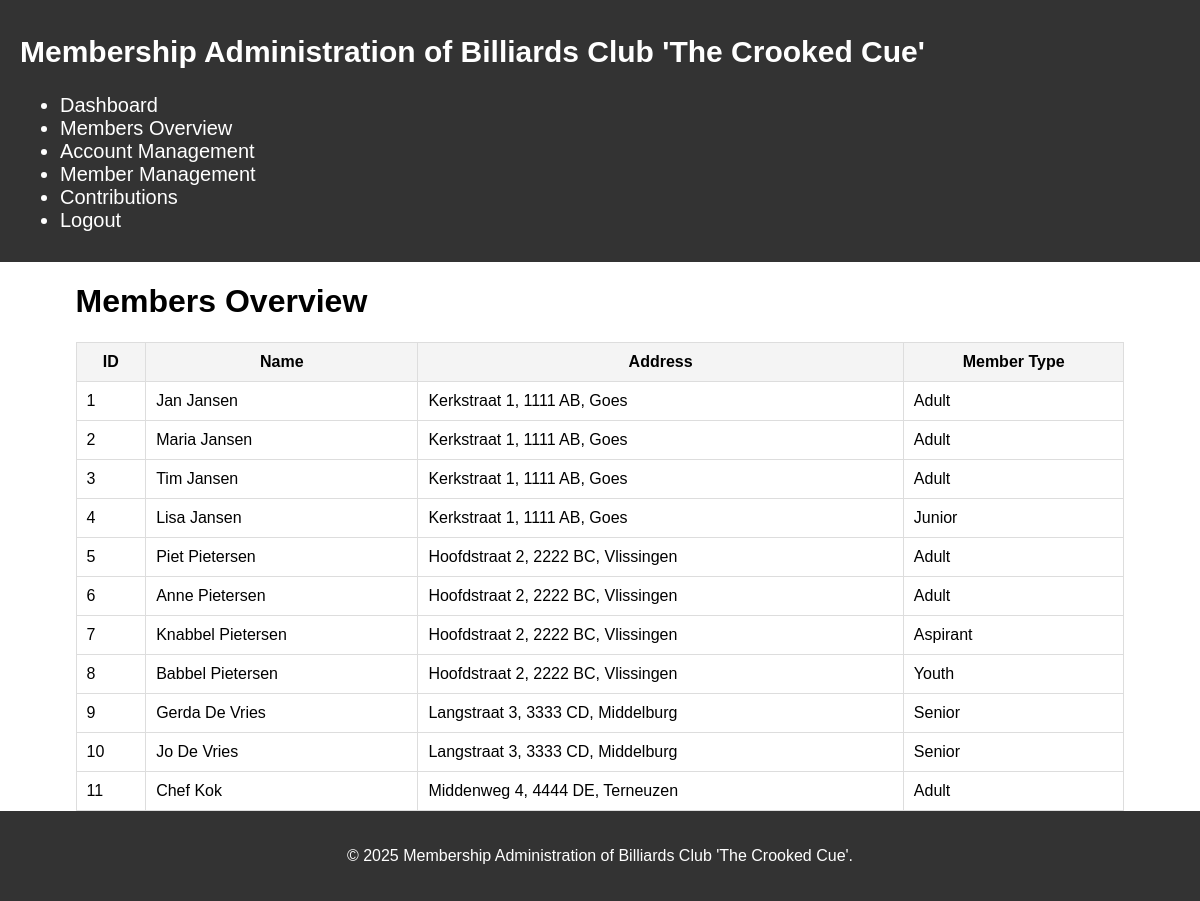
The page /index.php?page=members_overview (signed in) on the database its author committed.
### tables this page shows
CREATE TABLE `family_members` (
  `id` int NOT NULL,
  `family_id` int DEFAULT NULL,
  `name` varchar(255) NOT NULL,
  `dob` date NOT NULL,
  `member_type_id` int DEFAULT NULL
);

CREATE TABLE `families` (
  `id` int NOT NULL,
  `name` varchar(255) NOT NULL,
  `address` varchar(255) NOT NULL
);

CREATE TABLE `member_types` (
  `id` int NOT NULL,
  `member_type` varchar(255) NOT NULL,
  `age_from` int NOT NULL,
  `age_till` int NOT NULL,
  `discount` int NOT NULL
);

### Controllers/MembersController.php (called while the page is built, shortened)
<?php
require_once dirname(__DIR__) . '/Models/MembersModel.php';
class MembersController {
    private $membersModel;
    public function __construct() {
        $db = new Database();
        $this->membersModel = new MembersModel($db);
    }
    public function showMembersOverview() {
        try {
            $members = $this->membersModel->getAllMembers();
            include_once __DIR__ . '/../views/members_overview.php';
        } catch (Exception $e) {
            echo "An error occurred while retrieving the members: " . $e->getMessage();
        }
    }
}
?>

### Models/MembersModel.php (called while the page is built, shortened)
<?php
class MembersModel {
    private $db;
    public function __construct($db) {
        $this->db = $db;
    }
    public function getAllMembers() {
        try {
            $sql = "SELECT fm.id, fm.name, fa.address, mt.member_type
            FROM family_members fm
            INNER JOIN families fa ON fm.family_id = fa.id
            INNER JOIN member_types mt ON fm.member_type_id = mt.id
            ORDER BY fm.id ASC";
            $conn = $this->db->connect();
            $stmt = $conn->prepare($sql);
            $stmt->execute();
            $members = $stmt->fetchAll(PDO::FETCH_ASSOC);
            return $members;
        } catch (PDOException $e) {
            throw new Exception("Database error: " . $e->getMessage());
        }
    }
}

### Views/members_overview.php (the view, shortened to what this page needs)
<?php
include('header.php'); ?>
<link rel="stylesheet" href="../css/global.css">
<h1>Members Overview</h1>
<table>
    <thead>
        <tr>
            <th>ID</th>
            <th>Name</th>
            <th>Address</th>
            <th>Member Type</th>
        </tr>
    </thead>
    <tbody>
        <?php if (isset($members) && !empty($members)): ?>
            <?php foreach ($members as $member): ?>
                <tr>
                    <td><?php echo htmlspecialchars($member['id']); ?></td>
                    <td><?php echo htmlspecialchars($member['name']); ?></td>
                    <td><?php echo htmlspecialchars($member['address']); ?></td>
                    <td><?php echo htmlspecialchars($member['member_type']); ?></td>
                </tr>
            <?php endforeach; ?>
        <?php endif; ?>
    </tbody>
</table>
<?php include('footer.php'); ?>

### CSS/global.css (style rules this page uses)
html, body { height: 100%; margin: 0; padding: 0; }
body { display: flex; flex-direction: column; font-family: Arial, sans-serif; }
table { width: 100%; border-collapse: collapse; margin-top: 20px; }
th, td { padding: 10px; border: 1px solid #ddd; }
th { background-color: #f4f4f4; }

### rows shown on the page
family_members: id "1", name "Jan Jansen", family.address "Kerkstraat 1, 1111 AB, Goes", member_type.member_type "Adult"
family_members: id "2", name "Maria Jansen", family.address "Kerkstraat 1, 1111 AB, Goes", member_type.member_type "Adult"
family_members: id "3", name "Tim Jansen", family.address "Kerkstraat 1, 1111 AB, Goes", member_type.member_type "Adult"
family_members: id "4", name "Lisa Jansen", family.address "Kerkstraat 1, 1111 AB, Goes", member_type.member_type "Junior"
family_members: id "5", name "Piet Pietersen", family.address "Hoofdstraat 2, 2222 BC, Vlissingen", member_type.member_type "Adult"
family_members: id "6", name "Anne Pietersen", family.address "Hoofdstraat 2, 2222 BC, Vlissingen", member_type.member_type "Adult"
family_members: id "7", name "Knabbel Pietersen", family.address "Hoofdstraat 2, 2222 BC, Vlissingen", member_type.member_type "Aspirant"
family_members: id "8", name "Babbel Pietersen", family.address "Hoofdstraat 2, 2222 BC, Vlissingen", member_type.member_type "Youth"
family_members: id "9", name "Gerda De Vries", family.address "Langstraat 3, 3333 CD, Middelburg", member_type.member_type "Senior"
family_members: id "10", name "Jo De Vries", family.address "Langstraat 3, 3333 CD, Middelburg", member_type.member_type "Senior"
family_members: id "11", name "Chef Kok", family.address "Middenweg 4, 4444 DE, Terneuzen", member_type.member_type "Adult"
